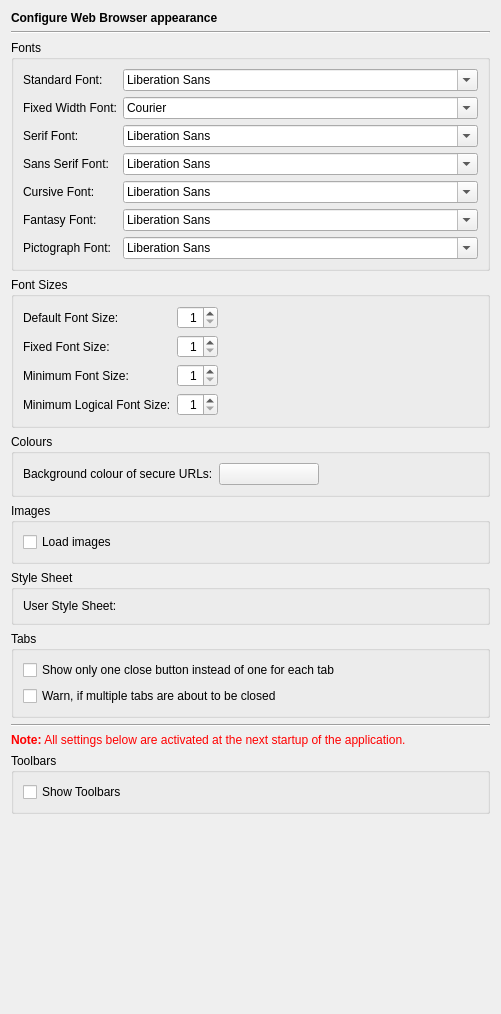
<?xml version="1.0" encoding="UTF-8"?>
<ui version="4.0">
 <class>WebBrowserAppearancePage</class>
 <widget class="QWidget" name="WebBrowserAppearancePage">
  <property name="geometry">
   <rect>
    <x>0</x>
    <y>0</y>
    <width>499</width>
    <height>1014</height>
   </rect>
  </property>
  <layout class="QVBoxLayout" name="verticalLayout_4">
   <item>
    <widget class="QLabel" name="headerLabel">
     <property name="text">
      <string>&lt;b&gt;Configure Web Browser appearance&lt;/b&gt;</string>
     </property>
    </widget>
   </item>
   <item>
    <widget class="Line" name="line17">
     <property name="frameShape">
      <enum>QFrame::HLine</enum>
     </property>
     <property name="frameShadow">
      <enum>QFrame::Sunken</enum>
     </property>
     <property name="orientation">
      <enum>Qt::Horizontal</enum>
     </property>
    </widget>
   </item>
   <item>
    <widget class="QGroupBox" name="groupBox_4">
     <property name="title">
      <string>Fonts</string>
     </property>
     <layout class="QGridLayout" name="gridLayout">
      <item row="0" column="0">
       <widget class="QLabel" name="label_2">
        <property name="text">
         <string>Standard Font:</string>
        </property>
       </widget>
      </item>
      <item row="0" column="1">
       <widget class="QFontComboBox" name="standardFontCombo">
        <property name="sizePolicy">
         <sizepolicy hsizetype="Expanding" vsizetype="Fixed">
          <horstretch>0</horstretch>
          <verstretch>0</verstretch>
         </sizepolicy>
        </property>
        <property name="toolTip">
         <string>Select the standard font</string>
        </property>
       </widget>
      </item>
      <item row="1" column="0">
       <widget class="QLabel" name="label_3">
        <property name="text">
         <string>Fixed Width Font:</string>
        </property>
       </widget>
      </item>
      <item row="1" column="1">
       <widget class="QFontComboBox" name="fixedFontCombo">
        <property name="sizePolicy">
         <sizepolicy hsizetype="Expanding" vsizetype="Fixed">
          <horstretch>0</horstretch>
          <verstretch>0</verstretch>
         </sizepolicy>
        </property>
        <property name="toolTip">
         <string>Select the fixed width font</string>
        </property>
        <property name="fontFilters">
         <set>QFontComboBox::MonospacedFonts</set>
        </property>
       </widget>
      </item>
      <item row="2" column="0">
       <widget class="QLabel" name="label_4">
        <property name="text">
         <string>Serif Font:</string>
        </property>
       </widget>
      </item>
      <item row="2" column="1">
       <widget class="QFontComboBox" name="serifFontCombo">
        <property name="sizePolicy">
         <sizepolicy hsizetype="Expanding" vsizetype="Fixed">
          <horstretch>0</horstretch>
          <verstretch>0</verstretch>
         </sizepolicy>
        </property>
        <property name="toolTip">
         <string>Select the serif font</string>
        </property>
       </widget>
      </item>
      <item row="3" column="0">
       <widget class="QLabel" name="label_5">
        <property name="text">
         <string>Sans Serif Font:</string>
        </property>
       </widget>
      </item>
      <item row="3" column="1">
       <widget class="QFontComboBox" name="sansSerifFontCombo">
        <property name="sizePolicy">
         <sizepolicy hsizetype="Expanding" vsizetype="Fixed">
          <horstretch>0</horstretch>
          <verstretch>0</verstretch>
         </sizepolicy>
        </property>
        <property name="toolTip">
         <string>Select the sans serif font</string>
        </property>
       </widget>
      </item>
      <item row="4" column="0">
       <widget class="QLabel" name="label_6">
        <property name="text">
         <string>Cursive Font:</string>
        </property>
       </widget>
      </item>
      <item row="4" column="1">
       <widget class="QFontComboBox" name="cursiveFontCombo">
        <property name="sizePolicy">
         <sizepolicy hsizetype="Expanding" vsizetype="Fixed">
          <horstretch>0</horstretch>
          <verstretch>0</verstretch>
         </sizepolicy>
        </property>
        <property name="toolTip">
         <string>Select the cursive font</string>
        </property>
       </widget>
      </item>
      <item row="5" column="0">
       <widget class="QLabel" name="label_7">
        <property name="text">
         <string>Fantasy Font:</string>
        </property>
       </widget>
      </item>
      <item row="5" column="1">
       <widget class="QFontComboBox" name="fantasyFontCombo">
        <property name="sizePolicy">
         <sizepolicy hsizetype="Expanding" vsizetype="Fixed">
          <horstretch>0</horstretch>
          <verstretch>0</verstretch>
         </sizepolicy>
        </property>
        <property name="toolTip">
         <string>Select the fantasy font</string>
        </property>
       </widget>
      </item>
      <item row="6" column="0">
       <widget class="QLabel" name="pictographFontLabel">
        <property name="text">
         <string>Pictograph Font:</string>
        </property>
       </widget>
      </item>
      <item row="6" column="1">
       <widget class="QFontComboBox" name="pictographFontCombo">
        <property name="sizePolicy">
         <sizepolicy hsizetype="Expanding" vsizetype="Fixed">
          <horstretch>0</horstretch>
          <verstretch>0</verstretch>
         </sizepolicy>
        </property>
        <property name="toolTip">
         <string>Select the pictograph font</string>
        </property>
       </widget>
      </item>
     </layout>
    </widget>
   </item>
   <item>
    <widget class="QGroupBox" name="groupBox_6">
     <property name="title">
      <string>Font Sizes</string>
     </property>
     <layout class="QGridLayout" name="gridLayout_4">
      <item row="0" column="0">
       <widget class="QLabel" name="label_8">
        <property name="text">
         <string>Default Font Size:</string>
        </property>
       </widget>
      </item>
      <item row="0" column="1">
       <widget class="QSpinBox" name="defaultSizeSpinBox">
        <property name="alignment">
         <set>Qt::AlignRight|Qt::AlignTrailing|Qt::AlignVCenter</set>
        </property>
        <property name="minimum">
         <number>1</number>
        </property>
       </widget>
      </item>
      <item row="1" column="0">
       <widget class="QLabel" name="label_9">
        <property name="text">
         <string>Fixed Font Size:</string>
        </property>
       </widget>
      </item>
      <item row="1" column="1">
       <widget class="QSpinBox" name="fixedSizeSpinBox">
        <property name="alignment">
         <set>Qt::AlignRight|Qt::AlignTrailing|Qt::AlignVCenter</set>
        </property>
        <property name="minimum">
         <number>1</number>
        </property>
       </widget>
      </item>
      <item row="2" column="0">
       <widget class="QLabel" name="label_10">
        <property name="text">
         <string>Minimum Font Size:</string>
        </property>
       </widget>
      </item>
      <item row="2" column="1">
       <widget class="QSpinBox" name="minSizeSpinBox">
        <property name="alignment">
         <set>Qt::AlignRight|Qt::AlignTrailing|Qt::AlignVCenter</set>
        </property>
        <property name="minimum">
         <number>1</number>
        </property>
       </widget>
      </item>
      <item row="3" column="0">
       <widget class="QLabel" name="label_11">
        <property name="text">
         <string>Minimum Logical Font Size:</string>
        </property>
       </widget>
      </item>
      <item row="3" column="1">
       <widget class="QSpinBox" name="minLogicalSizeSpinBox">
        <property name="alignment">
         <set>Qt::AlignRight|Qt::AlignTrailing|Qt::AlignVCenter</set>
        </property>
        <property name="minimum">
         <number>1</number>
        </property>
       </widget>
      </item>
      <item row="3" column="2">
       <spacer name="horizontalSpacer_2">
        <property name="orientation">
         <enum>Qt::Horizontal</enum>
        </property>
        <property name="sizeHint" stdset="0">
         <size>
          <width>230</width>
          <height>20</height>
         </size>
        </property>
       </spacer>
      </item>
     </layout>
    </widget>
   </item>
   <item>
    <widget class="QGroupBox" name="groupBox_3">
     <property name="title">
      <string>Colours</string>
     </property>
     <layout class="QGridLayout" name="gridLayout_2">
      <item row="0" column="0">
       <widget class="QLabel" name="textLabel1_3">
        <property name="text">
         <string>Background colour of secure URLs:</string>
        </property>
       </widget>
      </item>
      <item row="0" column="1">
       <widget class="QPushButton" name="secureURLsColourButton">
        <property name="minimumSize">
         <size>
          <width>100</width>
          <height>0</height>
         </size>
        </property>
        <property name="toolTip">
         <string>Select the background colour for secure URLs.</string>
        </property>
        <property name="text">
         <string/>
        </property>
       </widget>
      </item>
      <item row="0" column="2">
       <spacer name="horizontalSpacer">
        <property name="orientation">
         <enum>Qt::Horizontal</enum>
        </property>
        <property name="sizeHint" stdset="0">
         <size>
          <width>141</width>
          <height>20</height>
         </size>
        </property>
       </spacer>
      </item>
     </layout>
    </widget>
   </item>
   <item>
    <widget class="QGroupBox" name="groupBox">
     <property name="title">
      <string>Images</string>
     </property>
     <layout class="QVBoxLayout" name="verticalLayout">
      <item>
       <widget class="QCheckBox" name="autoLoadImagesCheckBox">
        <property name="toolTip">
         <string>Select to load images</string>
        </property>
        <property name="text">
         <string>Load images</string>
        </property>
       </widget>
      </item>
     </layout>
    </widget>
   </item>
   <item>
    <widget class="QGroupBox" name="groupBox_2">
     <property name="title">
      <string>Style Sheet</string>
     </property>
     <layout class="QHBoxLayout" name="horizontalLayout">
      <item>
       <widget class="QLabel" name="label">
        <property name="text">
         <string>User Style Sheet:</string>
        </property>
       </widget>
      </item>
      <item>
       <widget class="E5PathPicker" name="styleSheetPicker" native="true">
        <property name="sizePolicy">
         <sizepolicy hsizetype="Expanding" vsizetype="Preferred">
          <horstretch>0</horstretch>
          <verstretch>0</verstretch>
         </sizepolicy>
        </property>
        <property name="focusPolicy">
         <enum>Qt::StrongFocus</enum>
        </property>
        <property name="toolTip">
         <string>Enter the file name of a user style sheet</string>
        </property>
       </widget>
      </item>
     </layout>
    </widget>
   </item>
   <item>
    <widget class="QGroupBox" name="tabsGroupBox">
     <property name="title">
      <string>Tabs</string>
     </property>
     <layout class="QVBoxLayout" name="verticalLayout_2">
      <item>
       <widget class="QCheckBox" name="tabsCloseButtonCheckBox">
        <property name="text">
         <string>Show only one close button instead of one for each tab</string>
        </property>
       </widget>
      </item>
      <item>
       <widget class="QCheckBox" name="warnOnMultipleCloseCheckBox">
        <property name="toolTip">
         <string>Select to issue a warning, if multiple tabs are about to be closed</string>
        </property>
        <property name="text">
         <string>Warn, if multiple tabs are about to be closed</string>
        </property>
       </widget>
      </item>
     </layout>
    </widget>
   </item>
   <item>
    <widget class="Line" name="line9_2">
     <property name="frameShape">
      <enum>QFrame::HLine</enum>
     </property>
     <property name="frameShadow">
      <enum>QFrame::Sunken</enum>
     </property>
     <property name="orientation">
      <enum>Qt::Horizontal</enum>
     </property>
    </widget>
   </item>
   <item>
    <widget class="QLabel" name="TextLabel1_2_2_2">
     <property name="text">
      <string>&lt;font color=&quot;#FF0000&quot;&gt;&lt;b&gt;Note:&lt;/b&gt; All settings below are activated at the next startup of the application.&lt;/font&gt;</string>
     </property>
    </widget>
   </item>
   <item>
    <widget class="QGroupBox" name="groupBox_5">
     <property name="title">
      <string>Toolbars</string>
     </property>
     <layout class="QVBoxLayout" name="verticalLayout_3">
      <item>
       <widget class="QCheckBox" name="toolbarsCheckBox">
        <property name="toolTip">
         <string>Select to show toolbars</string>
        </property>
        <property name="text">
         <string>Show Toolbars</string>
        </property>
       </widget>
      </item>
     </layout>
    </widget>
   </item>
   <item>
    <spacer>
     <property name="orientation">
      <enum>Qt::Vertical</enum>
     </property>
     <property name="sizeHint" stdset="0">
      <size>
       <width>479</width>
       <height>121</height>
      </size>
     </property>
    </spacer>
   </item>
  </layout>
 </widget>
 <customwidgets>
  <customwidget>
   <class>E5PathPicker</class>
   <extends>QWidget</extends>
   <header>E5Gui/E5PathPicker.h</header>
   <container>1</container>
  </customwidget>
 </customwidgets>
 <tabstops>
  <tabstop>standardFontCombo</tabstop>
  <tabstop>fixedFontCombo</tabstop>
  <tabstop>serifFontCombo</tabstop>
  <tabstop>sansSerifFontCombo</tabstop>
  <tabstop>cursiveFontCombo</tabstop>
  <tabstop>fantasyFontCombo</tabstop>
  <tabstop>pictographFontCombo</tabstop>
  <tabstop>defaultSizeSpinBox</tabstop>
  <tabstop>fixedSizeSpinBox</tabstop>
  <tabstop>minSizeSpinBox</tabstop>
  <tabstop>minLogicalSizeSpinBox</tabstop>
  <tabstop>secureURLsColourButton</tabstop>
  <tabstop>autoLoadImagesCheckBox</tabstop>
  <tabstop>styleSheetPicker</tabstop>
  <tabstop>tabsCloseButtonCheckBox</tabstop>
  <tabstop>warnOnMultipleCloseCheckBox</tabstop>
 </tabstops>
 <resources/>
 <connections/>
</ui>
